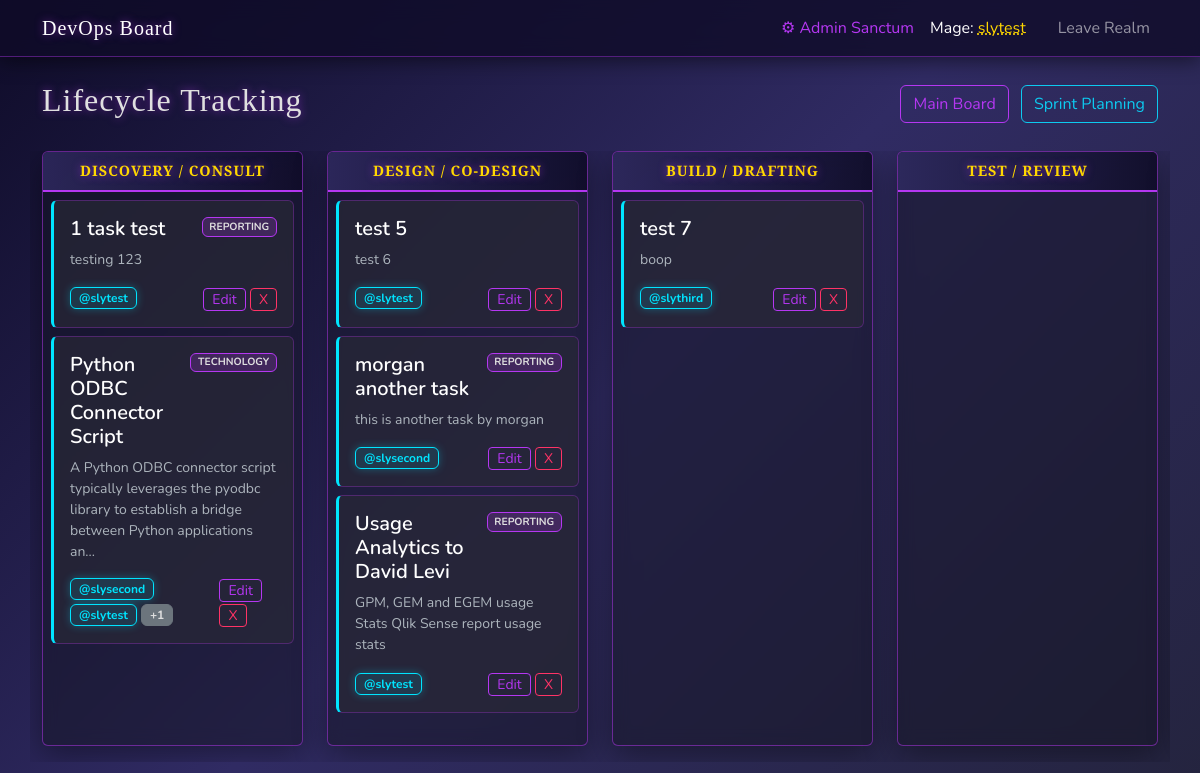
Page /lifecycle (signed in) on the committed database.
### app.py (models this page shows, shortened)
class User(UserMixin, db.Model):
    id = db.Column(db.Integer, primary_key=True)
    username = db.Column(db.String(150), unique=True, nullable=False)
    password_hash = db.Column(db.String(150), nullable=False)
    is_admin = db.Column(db.Boolean, default=False)
    tasks = db.relationship('Task', backref='author', lazy=True)

class Task(db.Model):
    id = db.Column(db.Integer, primary_key=True)
    title = db.Column(db.String(200), nullable=False)
    description = db.Column(db.Text, nullable=True)
    status = db.Column(db.String(50), nullable=False, default='TRIAGE')
    lifecycle_stage = db.Column(db.String(100), nullable=False, default='Discovery / Consult') # <-- NEW
    user_id = db.Column(db.Integer, db.ForeignKey('user.id'), nullable=False) # Original creator
    work_class_id = db.Column(db.Integer, db.ForeignKey('work_class.id'), nullable=True)
    assignments = db.relationship('TaskAssignment', backref='task', lazy=True, cascade="all, delete-orphan")
    status_logs = db.relationship('TaskStatusLog', backref='task', lazy=True, cascade="all, delete-orphan")
    attachments = db.relationship('TaskAttachment', backref='task', lazy=True, cascade="all, delete-orphan")
    sprint_id = db.Column(db.Integer, db.ForeignKey('sprint.id'), nullable=True)

class WorkClass(db.Model):
    id = db.Column(db.Integer, primary_key=True)
    name = db.Column(db.String(100), unique=True, nullable=False)
    parent_id = db.Column(db.Integer, db.ForeignKey('work_class.id'), nullable=True)
    children = db.relationship('WorkClass', backref=db.backref('parent', remote_side=[id]), cascade="all, delete-orphan")
    tasks = db.relationship('Task', backref='work_class', lazy=True)

class TaskAssignment(db.Model):
    id = db.Column(db.Integer, primary_key=True)
    task_id = db.Column(db.Integer, db.ForeignKey('task.id'), nullable=False)
    user_id = db.Column(db.Integer, db.ForeignKey('user.id'), nullable=False)
    assigned_at = db.Column(db.DateTime, default=datetime.utcnow)
    unassigned_at = db.Column(db.DateTime, nullable=True)
    is_active = db.Column(db.Boolean, default=True)
    user = db.relationship('User')

### app.py (the view)
@app.route('/lifecycle')
@login_required
def lifecycle_board():
    tasks = Task.query.all()
    return render_template('lifecycle_board.html', tasks=tasks, lifecycles=LIFECYCLE_STAGES)

### app.py (called while the page is built)
@app.context_processor
def inject_csrf_token():
    return dict(csrf_token=generate_csrf, get_file_type_info=get_file_type_info)

@login_manager.user_loader
def load_user(user_id):
    return User.query.get(int(user_id))

### templates/lifecycle_board.html (shortened to what this page needs)
{% extends 'base.html' %}
{% block content %}
<div class="d-flex justify-content-between align-items-center mb-4">
    <h2>Lifecycle Tracking</h2>
    <div>
        <a href="{{ url_for('index') }}" class="btn btn-outline-secondary me-2">Main Board</a>
        <a href="{{ url_for('sprint_board') }}" class="btn btn-outline-info">Sprint Planning</a>
    </div>
</div>
<div class="row flex-nowrap overflow-auto pb-3" style="min-height: 70vh;">
    {% for stage in lifecycles %}
    <div class="col-md-3 min-vw-25">
        <div class="card fantasy-board-card mb-4 h-100" style="border-color: rgba(181, 55, 242, 0.5) !important;">
            <div class="card-header fantasy-header text-center" style="font-size: 0.9em;">
                {{ stage }}
            </div>
            <div class="card-body p-2 d-flex flex-column gap-2 lifecycle-column" data-lifecycle="{{ stage }}">
                {% for task in tasks if task.lifecycle_stage == stage %}
                    {% include 'partials/_task_card.html' %}
                {% endfor %}
            </div>
        </div>
    </div>
    {% endfor %}
</div>
{% endblock %}

### templates/base.html (shortened to what this page needs)
<!DOCTYPE html>
<html>
<head>
    <link href="https://cdn.jsdelivr.net/npm/bootstrap@5.3.0/dist/css/bootstrap.min.css" rel="stylesheet">
    <link rel="stylesheet" href="{{ url_for('static', filename='style.css') }}">
</head>
<body class="bg-light">
    <nav class="navbar navbar-expand-lg navbar-dark bg-dark">
        <div class="container">
            <a class="navbar-brand" href="{{ url_for('index') }}">DevOps Board</a>
            <div class="navbar-nav ms-auto">
                {% if current_user.is_authenticated %}
                    {% if current_user.is_admin %}
                        <a class="nav-item nav-link" href="{{ url_for('admin_classes') }}" style="color: #b537f2;">&#9881; Admin Sanctum</a>
                    {% endif %}
                    <a class="nav-item nav-link text-white me-3" href="{{ url_for('profile') }}" style="transition: all 0.2s ease;">Mage: <span style="color:#ffd700; text-decoration: underline dotted;">{{ current_user.username }}</span></a>
                    <a class="nav-item nav-link" href="{{ url_for('logout') }}">Leave Realm</a>
                {% else %}
                    <a class="nav-item nav-link" href="{{ url_for('login') }}">Enter Realm</a>
                    <a class="nav-item nav-link" href="{{ url_for('register') }}">Join Guild</a>
                {% endif %}
            </div>
        </div>
    </nav>
    <div class="container mt-4">
        {% block content %}{% endblock %}
    </div>
</body>
</html>

### templates/partials/_task_card.html (shortened to what this page needs)
<div class="card fantasy-task-card" draggable="true" data-task-id="{{ task.id }}">
                    <div class="card-body p-3">
                        <div class="d-flex justify-content-between align-items-start mb-2">
                            <h5 class="card-title m-0" style="font-weight: 600; color: #fff;">{{ task.title }}</h5>
                            {% if task.work_class %}
                                <span class="badge" style="background: rgba(181, 55, 242, 0.2); border: 1px solid #b537f2; color: #e0e0e0; font-size: 0.65em;">{{ task.work_class.name | upper }}</span>
                            {% endif %}
                        </div>
                        <p class="card-text small text-muted mb-3" title="{{ task.description }}">
                            {{ task.description | truncate(125, True, '...') }}
                        </p>
                        <div class="d-flex justify-content-between align-items-center mt-auto">
                            <div class="d-flex flex-wrap gap-1">
                                {% set active_mages = task.assignments | selectattr('is_active', 'equalto', True) | list %}
                                {% for assignment in active_mages[:2] %}
                                    <span class="badge badge-fantasy px-2 py-1">@{{ assignment.user.username }}</span>
                                {% endfor %}
                                {% if active_mages | length > 2 %}
                                    <span class="badge bg-secondary px-2 py-1 border border-secondary" style="color: #e0e0e0;" title="And {{ active_mages|length - 2 }} more">
                                        +{{ active_mages|length - 2 }}
                                    </span>
                                {% elif active_mages | length == 0 %}
                                    <span class="badge bg-secondary px-2 py-1" style="opacity: 0.5;">Unassigned</span>
                                {% endif %}
                            </div>
                            <div>
                                <a href="{{ url_for('edit_task', task_id=task.id) }}" class="btn btn-sm btn-outline-secondary py-0">Edit</a>
                                <form action="{{ url_for('delete_task', task_id=task.id) }}" method="POST" class="d-inline">
                                    <button type="submit" class="btn btn-sm btn-outline-danger py-0" onclick="return confirm('Cast this task into the void?')">X</button>
                                </form>
                            </div>
                        </div>
                    </div>
                </div>

### static/style.css (style rules this page uses)
body { background: linear-gradient(135deg, #0f0c29, #302b63, #24243e); color: #e0e0e0; font-family: 'Nunito', sans-serif; min-height: 100vh; background-attachment: fixed; }
h1, h2, h3, h4, .navbar-brand, .card-header { font-family: 'Cinzel', serif; text-shadow: 0 0 8px rgba(181, 55, 242, 0.6); letter-spacing: 1px; }
.navbar-dark { background: rgba(15, 12, 41, 0.8) !important; backdrop-filter: blur(10px); border-bottom: 1px solid rgba(181, 55, 242, 0.4); box-shadow: 0 4px 20px rgba(0, 0, 0, 0.5); }
.fantasy-board-card { background: rgba(20, 20, 35, 0.5) !important; backdrop-filter: blur(8px); border: 1px solid rgba(181, 55, 242, 0.2) !important; box-shadow: 0 8px 32px 0 rgba(0, 0, 0, 0.4); }
.fantasy-header { background: linear-gradient(90deg, rgba(48,43,99,0.8) 0%, rgba(15,12,41,0.8) 100%) !important; border-bottom: 2px solid #b537f2 !important; color: #ffd700 !important; text-transform: uppercase; font-weight: 700; }
.fantasy-task-card { background: rgba(40, 40, 55, 0.7) !important; border-left: 3px solid #00e5ff !important; border-top: 1px solid rgba(255,255,255,0.05); border-right: 1px solid rgba(255,255,255,0.05); border-bottom: 1px solid rgba(255,255,255,0.05); transition: all 0.3s ease; color: #f8f9fa; }
.btn-outline-secondary { color: #b537f2; border-color: #b537f2; }
.btn-outline-danger { color: #ff3366; border-color: #ff3366; }
.badge-fantasy { background-color: rgba(0, 229, 255, 0.1) !important; border: 1px solid #00e5ff; color: #00e5ff !important; box-shadow: 0 0 8px rgba(0, 229, 255, 0.3); }
.form-control, .form-select, .card { background-color: rgba(20, 20, 35, 0.6); border: 1px solid rgba(181, 55, 242, 0.3); color: #e0e0e0; }
.text-muted { color: #adb5bd !important; }
.fantasy-task-card { cursor: grab; }

### rows in the picture
User: username "slytest"
Task: title "1 task test", work_class.name "REPORTING", description "testing 123"
TaskAssignment: user.username "slytest"
Task: title "Python ODBC Connector Script", work_class.name "TECHNOLOGY", description "A Python ODBC connector script typically leverages the pyodbc library to establish a bridge between Python applications an...", active_mages "1"
TaskAssignment: user.username "slysecond"
TaskAssignment: user.username "slytest"
Task: title "test 5", description "test 6"
TaskAssignment: user.username "slytest"
Task: title "morgan another task", work_class.name "REPORTING", description "this is another task by morgan"
TaskAssignment: user.username "slysecond"
Task: title "Usage Analytics to David Levi", work_class.name "REPORTING", description "GPM, GEM and EGEM usage Stats Qlik Sense report usage stats"
TaskAssignment: user.username "slytest"
Task: title "test 7", description "boop"
TaskAssignment: user.username "slythird"

### other values in the picture
{{ stage }} "DISCOVERY / CONSULT" "DESIGN / CO-DESIGN" "BUILD / DRAFTING" "TEST / REVIEW"
